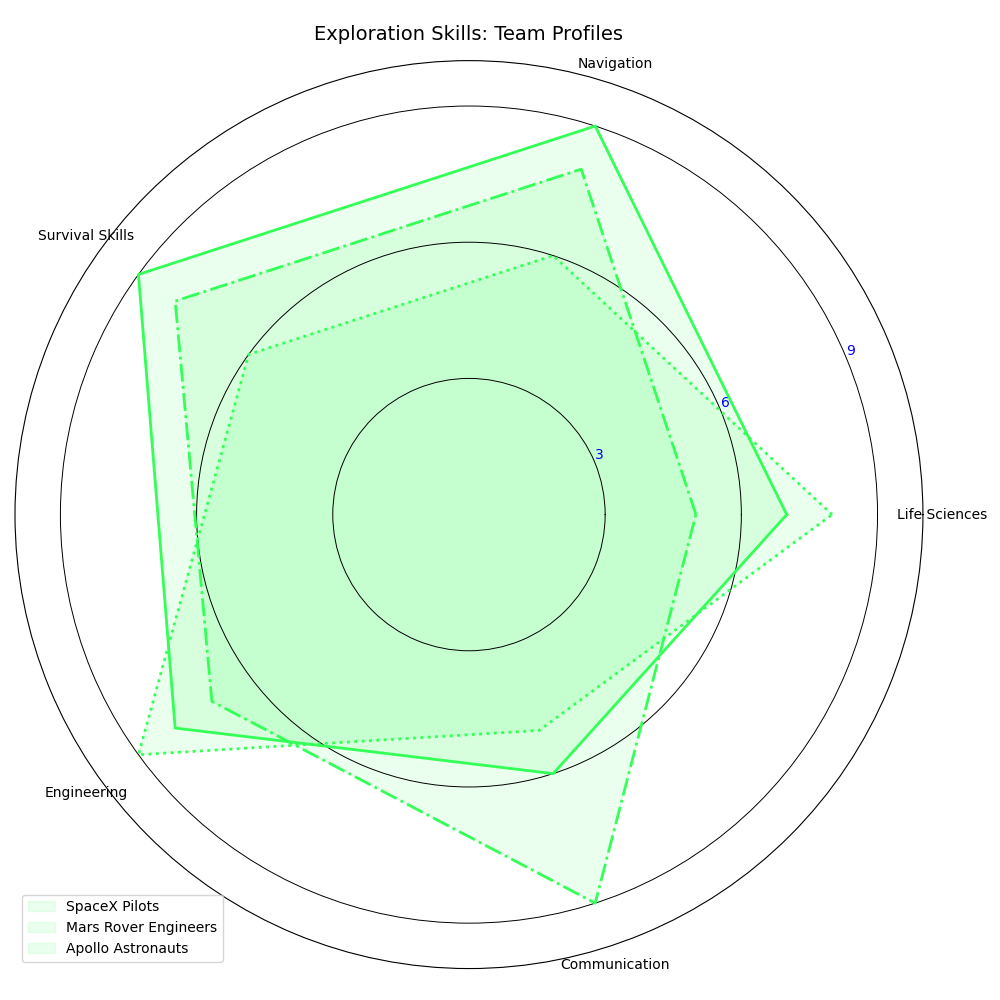

Write Python code to recreate this figure.
import matplotlib.pyplot as plt
import numpy as np
from math import pi

categories = ['Life Sciences', 'Navigation', 'Survival Skills', 'Engineering', 'Communication']
num_skills = len(categories)

apollo_astronauts = [7, 9, 9, 8, 6]
mars_rover_engineers = [8, 6, 6, 9, 5]
spacex_pilots = [5, 8, 8, 7, 9]

data = np.array([apollo_astronauts, mars_rover_engineers, spacex_pilots])
data = np.concatenate((data, data[:, [0]]), axis=1)

angles = np.linspace(0, 2 * pi, num_skills, endpoint=False).tolist()
angles += angles[:1]

fig, ax = plt.subplots(figsize=(10, 10), subplot_kw=dict(polar=True))

labels = ["SpaceX Pilots", "Mars Rover Engineers", "Apollo Astronauts"]
consistent_color = '#33FF57'  # Choose a consistent color for all data groups

for i in range(len(labels)):
    linestyle_choices = ['-', ':', '-.']  # Keep line styles varied
    ax.plot(angles, data[i], color=consistent_color, linewidth=2, linestyle=linestyle_choices[i])
    ax.fill(angles, data[i], color=consistent_color, alpha=0.1, label=labels[i])

ax.set_xticks(angles[:-1])
ax.set_xticklabels(categories, fontsize=10)

ax.yaxis.grid(True, linestyle='-', linewidth=0.7, color='black')
ax.xaxis.grid(False)
ax.set_ylim(0, 10)
ax.set_yticks([3, 6, 9])
ax.set_yticklabels(['3', '6', '9'], fontsize=10, color='blue')

ax.set_title('Exploration Skills: Team Profiles', fontsize=14, fontweight='normal', pad=15)
ax.legend(loc='lower left')

plt.tight_layout()
plt.show()
